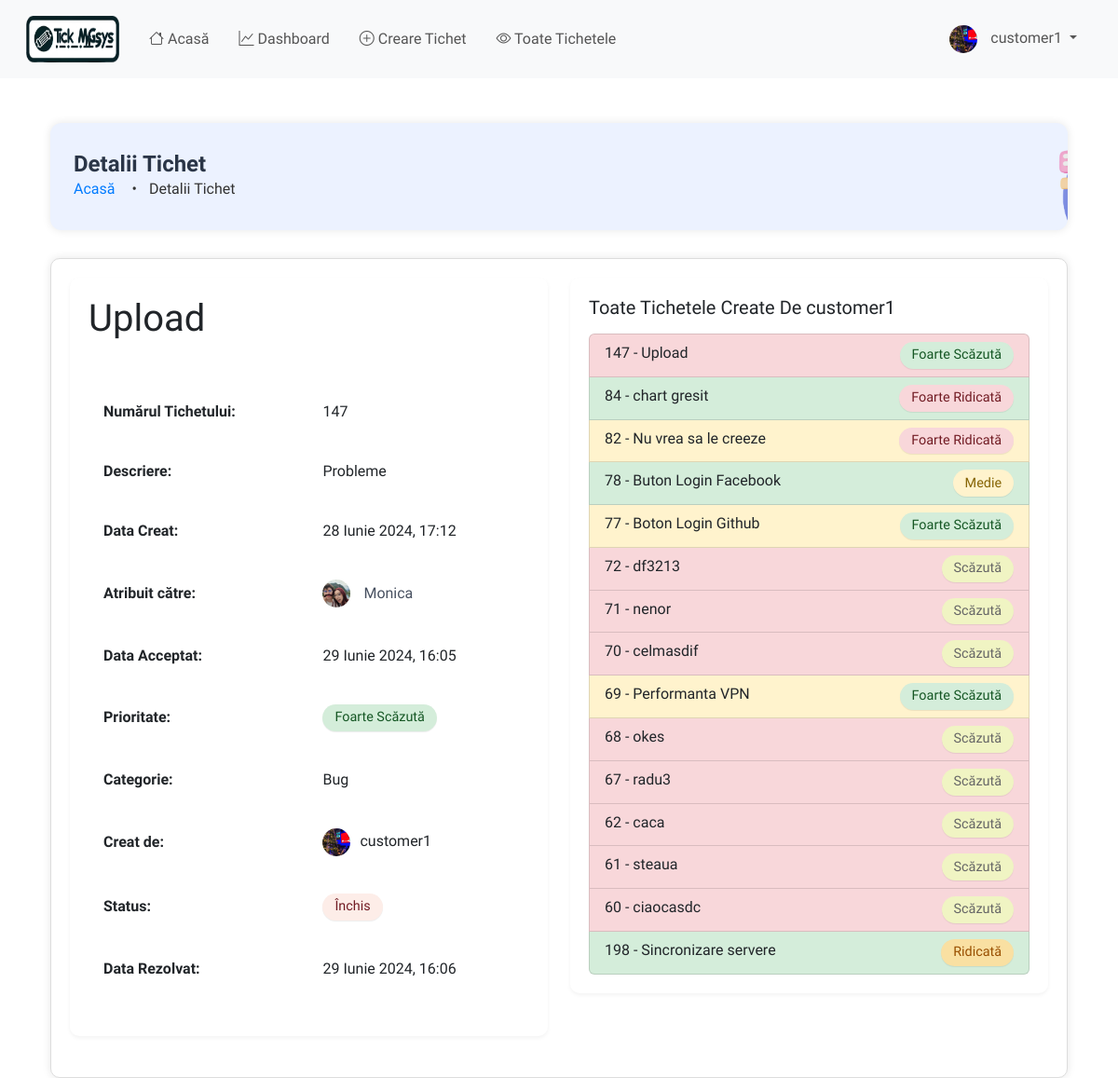
The page /ticket/ticket-details/147/ (signed in) on the database its author committed.
### users/models.py (models this page shows, shortened)
class User(AbstractUser):
    is_customer = models.BooleanField(default=False)
    is_engineer = models.BooleanField(default=False)
    is_admin = models.BooleanField(default=False)  # New field for admin users
    profile_image = models.ImageField(upload_to='profile_images/', default='profile_images/default.png')
    def __str__(self):
        return self.username

### ticket/models.py (models this page shows, shortened)
class Ticket(models.Model):
    PRIORITY_CHOICES = (
        ('Very Low', 'Foarte Scăzut'),
        ('Low', 'Scăzut'),
        ('Medium', 'Mediu'),
        ('High', 'Ridicat'),
        ('Very High', 'Foarte Ridicat'),
    )
    CATEGORY_CHOICES = (
        ('Bug', 'Bug'),
        ('Feature Request', 'Cerere Funcționalitate'),
        ('Customer Support', 'Suport Client'),
        ('Sales', 'Vânzări'),
        ('Feedback', 'Feedback'),
        ('Other', 'Altele'),
    )
    STATUS_CHOICES = (
        ('Active', 'Activ'),
        ('Completed', 'Completat'),
        ('Pending', 'În așteptare'),
    )
    id = models.AutoField(primary_key=True)
    title = models.CharField(max_length=100, validators=[MaxLengthValidator(100)], unique=True)
    description = models.TextField()
    priority = models.CharField(max_length=9, choices=PRIORITY_CHOICES, default='Low')
    category = models.CharField(max_length=20, choices=CATEGORY_CHOICES, default='Other')
    created_by = models.ForeignKey(User, on_delete=models.CASCADE, related_name='tickets_created', editable=False)
    date_created = models.DateTimeField(auto_now_add=True)
    assigned_to = models.ForeignKey(User, on_delete=models.DO_NOTHING, null=True, blank=True,
                                    related_name='tickets_assigned')
    is_resolved = models.BooleanField(default=False)
    accepted_date = models.DateTimeField(null=True, blank=True)
    closed_date = models.DateTimeField(null=True, blank=True)
    ticket_status = models.CharField(max_length=20, choices=STATUS_CHOICES, default='Pending')
    updated_at = models.DateTimeField(auto_now=True)
    class Meta:
        verbose_name = "Ticket"
        verbose_name_plural = "Tickets"
        ordering = ['-date_created']
        unique_together = ('title', 'created_by')
        indexes = [
            models.Index(fields=['priority']),
            models.Index(fields=['category']),
            models.Index(fields=['ticket_status']),
            models.Index(fields=['date_created']),
            models.Index(fields=['updated_at']),
        ]

### ticket/views.py (the view)
# urls.py: path('ticket-details/<int:pk>/', views.ticket_details, name='ticket-details'),
@login_required
def ticket_details(request, pk):
    ticket = Ticket.objects.get(pk=pk)
    t = ticket.created_by
    tickets_per_user = t.tickets_created.all()
    context = {'ticket': ticket, 'tickets_per_user': tickets_per_user}
    return render(request, 'ticket/ticket_details.html', context)

### templates/ticket/ticket_details.html (shortened to what this page needs)
{% extends 'base.html' %}
{% load static %}
{% load custom_filters %}
{% block content %}
    <div class="container mt-5">
        <div class="header-box">
            <div class="header-content">
                <h1 class="header-title">Detalii Tichet</h1>
                <nav class="breadcrumb">
                    <a href="{% url 'home' %}" class="breadcrumb-item">Acasă</a>
                    <span class="breadcrumb-item active">Detalii Tichet</span>
                    <img src="{% static 'images/breadcrumb.png' %}" alt="Breadcrumb Icon" class="breadcrumb-icon">
                </nav>
            </div>
        </div>
        <div class="content-box">
            <div class="row">
                <div class="col-md-6 mb-4">
                    <div class="card">
                        <div class="card-body">
                            <h1 class="card-title mb-0">{{ ticket.title }}</h1>
                        </div>
                        <div class="card-body">
                            <table class="table table-borderless">
                                <tbody>
                                <tr>
                                    <td><b>Numărul Tichetului:</b></td>
                                    <td>{{ ticket.id }}</td>
                                </tr>
                                <tr>
                                    <td><b>Descriere:</b></td>
                                    <td>{{ ticket.description }}</td>
                                </tr>
                                <tr>
                                    <td><b>Data Creat:</b></td>
                                    <td>{{ ticket.date_created }}</td>
                                </tr>
                                <tr>
                                    <td><b>Atribuit către:</b></td>
                                    <td>
                                        {% if ticket.assigned_to %}
                                            <img src="{{ ticket.assigned_to.profile_image.url }}"
                                                 alt="Profile Image of {{ ticket.assigned_to.username }}"
                                                 class="profile-image">
                                            <span class="assigned-username">{{ ticket.assigned_to.username }}</span>
                                        {% else %}
                                            <small>Neatribuit</small>
                                        {% endif %}
                                    </td>
                                </tr>
                                <tr>
                                    <td><b>Data Acceptat:</b></td>
                                    <td>{{ ticket.accepted_date }}</td>
                                </tr>
                                <tr>
                                    <td><b>Prioritate:</b></td>
                                    <td>
                                        {% if ticket.priority == 'Very Low' %}
                                            <span class="badge badge-very-low">Foarte Scăzută</span>
                                        {% elif ticket.priority == 'Low' %}
                                            <span class="badge badge-low">Scăzută</span>
                                        {% elif ticket.priority == 'Medium' %}
                                            <span class="badge badge-medium">Medie</span>
                                        {% elif ticket.priority == 'High' %}
                                            <span class="badge badge-high">Ridicată</span>
                                        {% elif ticket.priority == 'Very High' %}
                                            <span class="badge badge-very-high">Foarte Ridicată</span>
                                        {% endif %}
                                    </td>
                                </tr>
                                <tr>
                                    <td><b>Categorie:</b></td>
                                    <td>{{ ticket.get_category_display }}</td>
                                </tr>
                                <tr>
                                    <td><b>Creat de:</b></td>
                                    <td><img src="{{ ticket.created_by.profile_image.url }}"
                                             alt="Profile Image of {{ ticket.created_by.username }}"
                                             class="profile-image">{{ ticket.created_by }}</td>
                                </tr>
                                <tr>
                                    <td><b>Status:</b></td>
                                    <td>
                                        {% if ticket.ticket_status == 'Active' %}
                                            <span class="badge badge-open">Deschis</span>
                                        {% elif ticket.ticket_status == 'Pending' %}
                                            <span class="badge badge-pending">În așteptare</span>
                                        {% elif ticket.ticket_status == 'Completed' %}
                                            <span class="badge badge-closed">Închis</span>
                                        {% endif %}
                                    </td>
                                </tr>
                                {% if ticket.ticket_status == 'Completed' %}
                                    <tr>
                                        <td><b>Data Rezolvat:</b></td>
                                        <td>{{ ticket.closed_date }}</td>
                                    </tr>
                                {% endif %}
                                </tbody>
                            </table>
                        </div>
                    </div>
                </div>
                <div class="col-md-6 mb-4">
                    <div class="card">
                        <div class="card-body">
                            <h5 class="card-title mb-3">Toate Tichetele Create De {{ ticket.created_by }}</h5>
                            <div class="list-group">
                                {% for user_ticket in tickets_per_user %}
                                    <a href="{% url 'ticket-details' user_ticket.pk %}" class="list-group-item list-group-item-action d-flex justify-content-between
                   {% if user_ticket.ticket_status == 'Active' %}ticket-status-active
                   {% elif user_ticket.ticket_status == 'Pending' %}ticket-status-pending
                   {% elif user_ticket.ticket_status == 'Completed' %}ticket-status-completed
                   {% endif %}">
                                        <span>{{ user_ticket.id }} - {{ user_ticket.title }}</span>
                                        <span class="badge badge-{{ user_ticket.priority|hyphenate }} ml-auto">
                    {% if user_ticket.priority == 'Very Low' %}
                        Foarte Scăzută
                    {% elif user_ticket.priority == 'Low' %}
                        Scăzută
                    {% elif user_ticket.priority == 'Medium' %}
                        Medie
                    {% elif user_ticket.priority == 'High' %}
                        Ridicată
                    {% elif user_ticket.priority == 'Very High' %}
                        Foarte Ridicată
                    {% endif %}
                  </span>
                                    </a>
                                {% endfor %}
                            </div>
                        </div>
                    </div>
                </div>
            </div>
        </div>
    </div>
{% endblock content %}

### templates/base.html (shortened to what this page needs)
{% load static %}
<!DOCTYPE html>
<html lang="ro">
  <head>
    <link
      href="https://cdn.jsdelivr.net/npm/bootstrap@5.2.3/dist/css/bootstrap.min.css"
      rel="stylesheet"
    />
    <link
      rel="stylesheet"
      href="https://cdnjs.cloudflare.com/ajax/libs/font-awesome/6.0.0-beta3/css/all.min.css"
    />
    <link
      rel="stylesheet"
      href="https://cdnjs.cloudflare.com/ajax/libs/bootstrap-icons/1.8.1/font/bootstrap-icons.min.css"
    />
    <link rel="stylesheet" href="{% static 'styles/main.css' %}?v=1" />
  </head>
  <body>
    {% if request.user.is_customer %}
    <nav class="navbar navbar-expand-lg navbar-light bg-light">
      <div class="container-fluid">
        <a class="navbar-brand" href="/">
          <img
            class="logo"
            src="{% static 'images/logo.png' %}"
            alt="Tick MNGsys"
          />
        </a>
        <div class="collapse navbar-collapse" id="navbarContent">
          <ul class="navbar-nav me-auto mb-2 mb-lg-0">
            <li class="nav-item">
              <a
                class="nav-link {% if request.resolver_match.url_name == 'home' %}active{% endif %}"
                href="/"
                ><i class="bi bi-house"></i> Acasă</a
              >
            </li>
           <li class="nav-item">
              <a
                class="nav-link {% if request.resolver_match.url_name == 'dashboard' %}active{% endif %}"
                href="{% url 'dashboard' %}"
                ><i class="bi bi-graph-up"></i> Dashboard</a
              >
            </li>
            <li class="nav-item">
              <a
                class="nav-link {% if request.resolver_match.url_name == 'create-ticket' %}active{% endif %}"
                href="{% url 'create-ticket' %}"
                ><i class="bi bi-plus-circle"></i> Creare Tichet</a
              >
            </li>
            <li class="nav-item">
              <a
                class="nav-link {% if request.resolver_match.url_name == 'all-tickets' %}active{% endif %}"
                href="{% url 'all-tickets' %}"
                ><i class="bi bi-eye"></i> Toate Tichetele</a
              >
            </li>
          </ul>
          <ul class="navbar-nav ms-auto mb-2 mb-lg-0">
            <li class="nav-item dropdown">
              <a
                class="nav-link dropdown-toggle"
                href="#"
                id="navbarDropdown"
                role="button"
                data-bs-toggle="dropdown"
                aria-expanded="false"
              >
                <img
                  src="{{ request.user.profile_image.url }}"
                  alt="Profile Image"
                  class="profile-image"
                />
                {{ request.user.username }}
              </a>
            </li>
          </ul>
        </div>
      </div>
    </nav>
{% endif %}
    <div class="container mt-5">
       {% block content %}{% endblock %}
    </div>
  </body>
</html>

### rows shown on the page
User: user.profile_image (picture), user.username "customer1"
Ticket: title "Upload", id "147", description "Probleme", date_created "28 Iunie 2024, 17:12", assigned_to.profile_image (picture), assigned_to.username "Monica", accepted_date "29 Iunie 2024, 16:05", category "Bug", created_by.profile_image (picture), created_by "customer1", closed_date "29 Iunie 2024, 16:06", priority "Foarte Scăzută"
Ticket: id "84", title "chart gresit", priority "Foarte Ridicată"
Ticket: id "82", title "Nu vrea sa le creeze", priority "Foarte Ridicată"
Ticket: id "78", title "Buton Login Facebook", priority "Medie"
Ticket: id "77", title "Boton Login Github", priority "Foarte Scăzută"
Ticket: id "72", title "df3213", priority "Scăzută"
Ticket: id "71", title "nenor", priority "Scăzută"
Ticket: id "70", title "celmasdif", priority "Scăzută"
Ticket: id "69", title "Performanta VPN", priority "Foarte Scăzută"
Ticket: id "68", title "okes", priority "Scăzută"
Ticket: id "67", title "radu3", priority "Scăzută"
Ticket: id "62", title "caca", priority "Scăzută"
Ticket: id "61", title "steaua", priority "Scăzută"
Ticket: id "60", title "ciaocasdc", priority "Scăzută"
Ticket: id "198", title "Sincronizare servere", priority "Ridicată"
